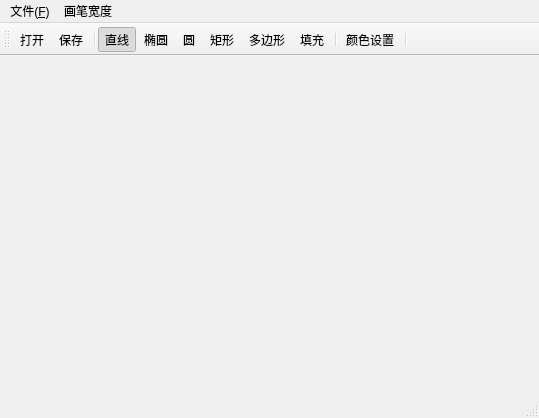
<?xml version="1.0" encoding="UTF-8"?>
<ui version="4.0">
 <class>MainWindow</class>
 <widget class="QMainWindow" name="MainWindow">
  <property name="geometry">
   <rect>
    <x>0</x>
    <y>0</y>
    <width>539</width>
    <height>418</height>
   </rect>
  </property>
  <property name="windowTitle">
   <string>MainWindow</string>
  </property>
  <widget class="QWidget" name="centralWidget"/>
  <widget class="QMenuBar" name="menuBar">
   <property name="geometry">
    <rect>
     <x>0</x>
     <y>0</y>
     <width>539</width>
     <height>23</height>
    </rect>
   </property>
   <widget class="QMenu" name="menu_F">
    <property name="title">
     <string>文件(&amp;F)</string>
    </property>
    <addaction name="action_O"/>
    <addaction name="action_S"/>
   </widget>
   <widget class="QMenu" name="menu">
    <property name="enabled">
     <bool>true</bool>
    </property>
    <property name="title">
     <string>画笔宽度</string>
    </property>
    <addaction name="action_width1"/>
    <addaction name="action_width3"/>
    <addaction name="action_width5"/>
   </widget>
   <addaction name="menu_F"/>
   <addaction name="menu"/>
  </widget>
  <widget class="QToolBar" name="mainToolBar">
   <property name="allowedAreas">
    <set>Qt::AllToolBarAreas</set>
   </property>
   <property name="orientation">
    <enum>Qt::Horizontal</enum>
   </property>
   <property name="toolButtonStyle">
    <enum>Qt::ToolButtonTextUnderIcon</enum>
   </property>
   <attribute name="toolBarArea">
    <enum>TopToolBarArea</enum>
   </attribute>
   <attribute name="toolBarBreak">
    <bool>false</bool>
   </attribute>
   <addaction name="actionOpen"/>
   <addaction name="actionSave"/>
   <addaction name="separator"/>
   <addaction name="actionLine"/>
   <addaction name="actionEllipse"/>
   <addaction name="actionCircle"/>
   <addaction name="actionRect"/>
   <addaction name="actionPolygon"/>
   <addaction name="actionFill"/>
   <addaction name="separator"/>
   <addaction name="actionColor"/>
   <addaction name="separator"/>
  </widget>
  <widget class="QStatusBar" name="statusBar"/>
  <action name="actionLine">
   <property name="checkable">
    <bool>true</bool>
   </property>
   <property name="checked">
    <bool>true</bool>
   </property>
   <property name="icon">
    <iconset>
     <normaloff>../图标/直线.bmp</normaloff>../图标/直线.bmp</iconset>
   </property>
   <property name="text">
    <string>直线</string>
   </property>
   <property name="toolTip">
    <string>Line</string>
   </property>
   <property name="statusTip">
    <string>绘制直线</string>
   </property>
   <property name="whatsThis">
    <string/>
   </property>
   <property name="font">
    <font>
     <family>微软雅黑 Light</family>
     <pointsize>9</pointsize>
    </font>
   </property>
   <property name="shortcut">
    <string>1</string>
   </property>
  </action>
  <action name="actionEllipse">
   <property name="checkable">
    <bool>true</bool>
   </property>
   <property name="icon">
    <iconset>
     <normaloff>../图标/椭圆.bmp</normaloff>../图标/椭圆.bmp</iconset>
   </property>
   <property name="text">
    <string>椭圆</string>
   </property>
   <property name="toolTip">
    <string>Ellipse</string>
   </property>
   <property name="statusTip">
    <string>绘制椭圆</string>
   </property>
   <property name="font">
    <font>
     <family>微软雅黑 Light</family>
     <pointsize>9</pointsize>
    </font>
   </property>
   <property name="shortcut">
    <string>2</string>
   </property>
  </action>
  <action name="action_O">
   <property name="text">
    <string>打开</string>
   </property>
   <property name="statusTip">
    <string/>
   </property>
   <property name="font">
    <font>
     <family>微软雅黑 Light</family>
    </font>
   </property>
   <property name="shortcut">
    <string>Ctrl+O</string>
   </property>
  </action>
  <action name="action_S">
   <property name="text">
    <string>保存</string>
   </property>
   <property name="statusTip">
    <string/>
   </property>
   <property name="font">
    <font>
     <family>微软雅黑 Light</family>
    </font>
   </property>
   <property name="shortcut">
    <string>Ctrl+S</string>
   </property>
  </action>
  <action name="actionCircle">
   <property name="checkable">
    <bool>true</bool>
   </property>
   <property name="icon">
    <iconset>
     <normaloff>../图标/圆.bmp</normaloff>../图标/圆.bmp</iconset>
   </property>
   <property name="text">
    <string>圆</string>
   </property>
   <property name="toolTip">
    <string>Circle</string>
   </property>
   <property name="statusTip">
    <string>绘制圆</string>
   </property>
   <property name="font">
    <font>
     <family>微软雅黑 Light</family>
    </font>
   </property>
   <property name="shortcut">
    <string>3</string>
   </property>
  </action>
  <action name="action_width1">
   <property name="text">
    <string>细(1)</string>
   </property>
   <property name="font">
    <font>
     <family>微软雅黑 Light</family>
    </font>
   </property>
  </action>
  <action name="action_width3">
   <property name="text">
    <string>中(3)</string>
   </property>
   <property name="font">
    <font>
     <family>微软雅黑 Light</family>
    </font>
   </property>
  </action>
  <action name="action_width5">
   <property name="text">
    <string>粗(5)</string>
   </property>
   <property name="font">
    <font>
     <family>微软雅黑 Light</family>
    </font>
   </property>
  </action>
  <action name="actionPolygon">
   <property name="checkable">
    <bool>true</bool>
   </property>
   <property name="icon">
    <iconset>
     <normaloff>../图标/多边形.bmp</normaloff>../图标/多边形.bmp</iconset>
   </property>
   <property name="text">
    <string>多边形</string>
   </property>
   <property name="toolTip">
    <string>Polygon</string>
   </property>
   <property name="statusTip">
    <string>绘制多边形</string>
   </property>
   <property name="font">
    <font>
     <family>微软雅黑 Light</family>
    </font>
   </property>
   <property name="shortcut">
    <string>5</string>
   </property>
  </action>
  <action name="actionColor">
   <property name="icon">
    <iconset>
     <normaloff>../图标/颜色.bmp</normaloff>../图标/颜色.bmp</iconset>
   </property>
   <property name="text">
    <string>颜色设置</string>
   </property>
   <property name="toolTip">
    <string>change color</string>
   </property>
   <property name="statusTip">
    <string>设置当前画笔颜色</string>
   </property>
   <property name="font">
    <font>
     <family>微软雅黑 Light</family>
    </font>
   </property>
   <property name="shortcut">
    <string>7</string>
   </property>
  </action>
  <action name="actionOpen">
   <property name="icon">
    <iconset>
     <normaloff>../图标/打开.bmp</normaloff>../图标/打开.bmp</iconset>
   </property>
   <property name="text">
    <string>打开</string>
   </property>
   <property name="toolTip">
    <string>打开文件</string>
   </property>
   <property name="statusTip">
    <string>打开文件</string>
   </property>
   <property name="font">
    <font>
     <family>微软雅黑 Light</family>
    </font>
   </property>
  </action>
  <action name="actionSave">
   <property name="icon">
    <iconset>
     <normaloff>../图标/保存.bmp</normaloff>../图标/保存.bmp</iconset>
   </property>
   <property name="text">
    <string>保存</string>
   </property>
   <property name="toolTip">
    <string>保存</string>
   </property>
   <property name="statusTip">
    <string>保存文件</string>
   </property>
   <property name="font">
    <font>
     <family>微软雅黑 Light</family>
    </font>
   </property>
  </action>
  <action name="actionFill">
   <property name="checkable">
    <bool>true</bool>
   </property>
   <property name="checked">
    <bool>false</bool>
   </property>
   <property name="icon">
    <iconset>
     <normaloff>../图标/颜料桶.bmp</normaloff>../图标/颜料桶.bmp</iconset>
   </property>
   <property name="text">
    <string>填充</string>
   </property>
   <property name="toolTip">
    <string>颜色填充</string>
   </property>
   <property name="statusTip">
    <string>颜色填充</string>
   </property>
   <property name="font">
    <font>
     <family>微软雅黑 Light</family>
    </font>
   </property>
   <property name="shortcut">
    <string>6</string>
   </property>
  </action>
  <action name="actionRect">
   <property name="checkable">
    <bool>true</bool>
   </property>
   <property name="icon">
    <iconset>
     <normaloff>../图标/矩形.bmp</normaloff>../图标/矩形.bmp</iconset>
   </property>
   <property name="text">
    <string>矩形</string>
   </property>
   <property name="toolTip">
    <string>Rect</string>
   </property>
   <property name="statusTip">
    <string>绘制矩形</string>
   </property>
   <property name="font">
    <font>
     <family>微软雅黑 Light</family>
    </font>
   </property>
   <property name="shortcut">
    <string>4</string>
   </property>
  </action>
 </widget>
 <layoutdefault spacing="6" margin="11"/>
 <resources/>
 <connections/>
</ui>
